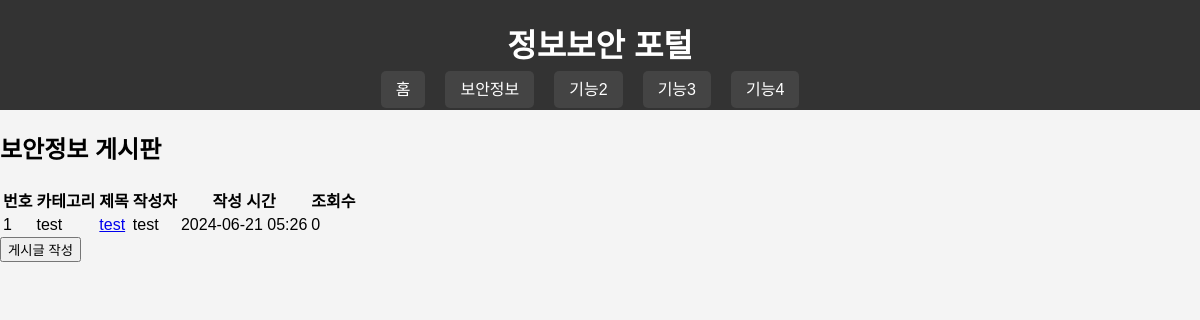
The page /security-info/?page=2 on the database as committed earlier.
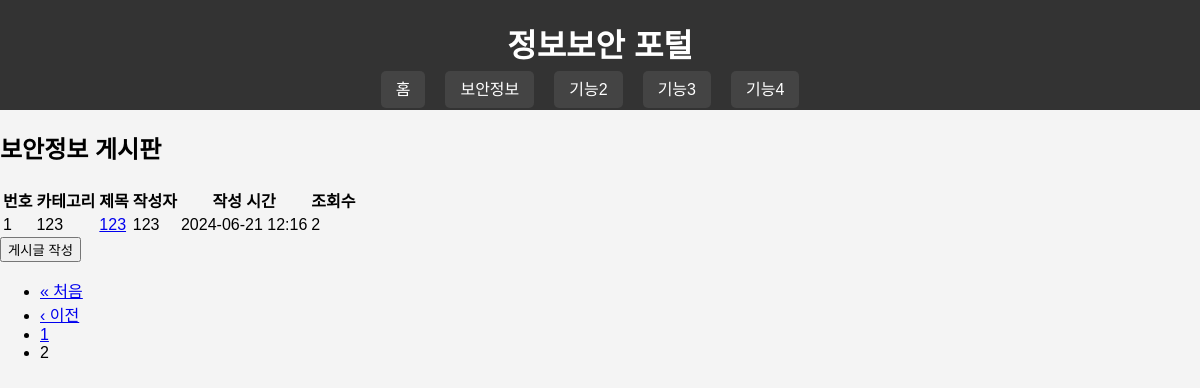
The same page on the database as committed later.
### main/models.py (models this page shows, shortened)
class Post(models.Model):
    category = models.CharField(max_length=100)
    title = models.CharField(max_length=200)
    author = models.CharField(max_length=100)
    created_at = models.DateTimeField(auto_now_add=True)
    views = models.PositiveIntegerField(default=0)
    content = models.TextField(default='')

### main/views.py (the view)
# urls.py: path('security-info/', views.security_info, name='security_info'),
def security_info(request):
    post_list = Post.objects.all()
    paginator = Paginator(post_list, 15)  # 페이지당 15개의 게시글
    page_number = request.GET.get('page')
    page_obj = paginator.get_page(page_number)
    return render(request, 'main/security_info.html', {'page_obj': page_obj, 'is_paginated': page_obj.has_other_pages()})

### main/templates/main/security_info.html (shortened to what this page needs)
{% extends 'main/base_security.html' %}
{% block content %}
    <div class="board">
        <h2>보안정보 게시판</h2>
        <table class="board-table">
            <thead>
                <tr>
                    <th>번호</th>
                    <th>카테고리</th>
                    <th>제목</th>
                    <th>작성자</th>
                    <th>작성 시간</th>
                    <th>조회수</th>
                </tr>
            </thead>
            <tbody>
                {% for post in page_obj %}
                <tr>
                    <td>{{ forloop.counter }}</td>
                    <td>{{ post.category }}</td>
                    <td class="title-column"><a href="{% url 'post_detail' post.id %}">{{ post.title }}</a></td>
                    <td>{{ post.author }}</td>
                    <td>{{ post.created_at|date:"Y-m-d H:i" }}</td>
                    <td>{{ post.views }}</td>
                </tr>
                {% endfor %}
            </tbody>
        </table>
        <div class="button-area">
            <button onclick="location.href='{% url 'post_create' %}'">게시글 작성</button>
        </div>
        <div class="pagination">
            {% if is_paginated %}
                <ul class="pagination">
                    {% if page_obj.has_previous %}
                        <li><a href="?page=1">&laquo; 처음</a></li>
                        <li><a href="?page={{ page_obj.previous_page_number }}">&lsaquo; 이전</a></li>
                    {% endif %}
                    {% for num in page_obj.paginator.page_range %}
                        {% if page_obj.number == num %}
                            <li class="current"><span>{{ num }}</span></li>
                        {% elif num > page_obj.number|add:-3 and num < page_obj.number|add:3 %}
                            <li><a href="?page={{ num }}">{{ num }}</a></li>
                        {% endif %}
                    {% endfor %}
                </ul>
            {% endif %}
        </div>
    </div>
{% endblock %}

Rows that differ between the two databases and show on the page:
no longer on this page (row edited): Post: category "test", title "test", author "test", created_at "2024-06-21 05:26", views "0"
added Post: category "123", title "123", author "123", created_at "2024-06-21 12:16", views "2"
Other text that changed with them:
text now shown: "« 처음 ‹ 이전"
new list line: "1"
new list line: "2"
